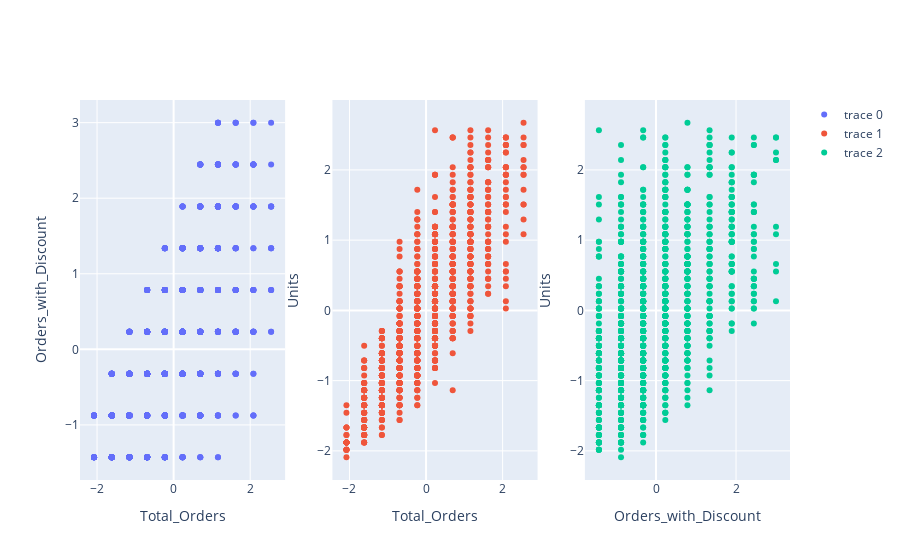

Source (notebook cell):
### Markdown cell above
## Dimensional Visualizations

Inspect your data and consider outlier removal and standardization/normalization.

### Code cell
fig = make_subplots(rows=1, cols=3)

fig.add_trace(
    go.Scatter(
        x=rfm_df_scaled["Total_Orders"], 
        y=rfm_df_scaled["Orders_with_Discount"], 
        mode="markers"
    ),
    row=1, col=1,
)

fig.update_xaxes(title_text="Total_Orders", row=1, col=1)
fig.update_yaxes(title_text="Orders_with_Discount", row=1, col=1)

fig.add_trace(
    go.Scatter(
        x=rfm_df_scaled["Total_Orders"], 
        y=rfm_df_scaled["Units"], 
        mode="markers"
    ),
    row=1, col=2
)

fig.update_xaxes(title_text="Total_Orders", row=1, col=2)
fig.update_yaxes(title_text="Units", row=1, col=2)

fig.add_trace(
    go.Scatter(
        x=rfm_df_scaled["Orders_with_Discount"], 
        y=rfm_df_scaled["Units"], 
        mode="markers"
    ),
    row=1, col=3
)

fig.update_xaxes(title_text="Orders_with_Discount", row=1, col=3)
fig.update_yaxes(title_text="Units", row=1, col=3)

### Figure 1 — Plotly figure (JSON) as saved in the notebook; plotly's stock layout.template omitted (floating-point values rounded to 4 significant figures; data arrays with more than 128 entries replaced by an {"elided": "..."} marker saying what was removed)
{"data": [{"mode": "markers", "type": "scatter", "x": {"elided": "1248 float values"}, "xaxis": "x", "y": {"elided": "1248 float values"}, "yaxis": "y"}, {"mode": "markers", "type": "scatter", "x": {"elided": "1248 float values"}, "xaxis": "x2", "y": {"elided": "1248 float values"}, "yaxis": "y2"}, {"mode": "markers", "type": "scatter", "x": {"elided": "1248 float values"}, "xaxis": "x3", "y": {"elided": "1248 float values"}, "yaxis": "y3"}], "layout": {"xaxis": {"anchor": "y", "domain": [0, 0.2889], "title": {"text": "Total_Orders"}}, "xaxis2": {"anchor": "y2", "domain": [0.3556, 0.6444], "title": {"text": "Total_Orders"}}, "xaxis3": {"anchor": "y3", "domain": [0.7111, 1], "title": {"text": "Orders_with_Discount"}}, "yaxis": {"anchor": "x", "domain": [0, 1], "title": {"text": "Orders_with_Discount"}}, "yaxis2": {"anchor": "x2", "domain": [0, 1], "title": {"text": "Units"}}, "yaxis3": {"anchor": "x3", "domain": [0, 1], "title": {"text": "Units"}}}}
